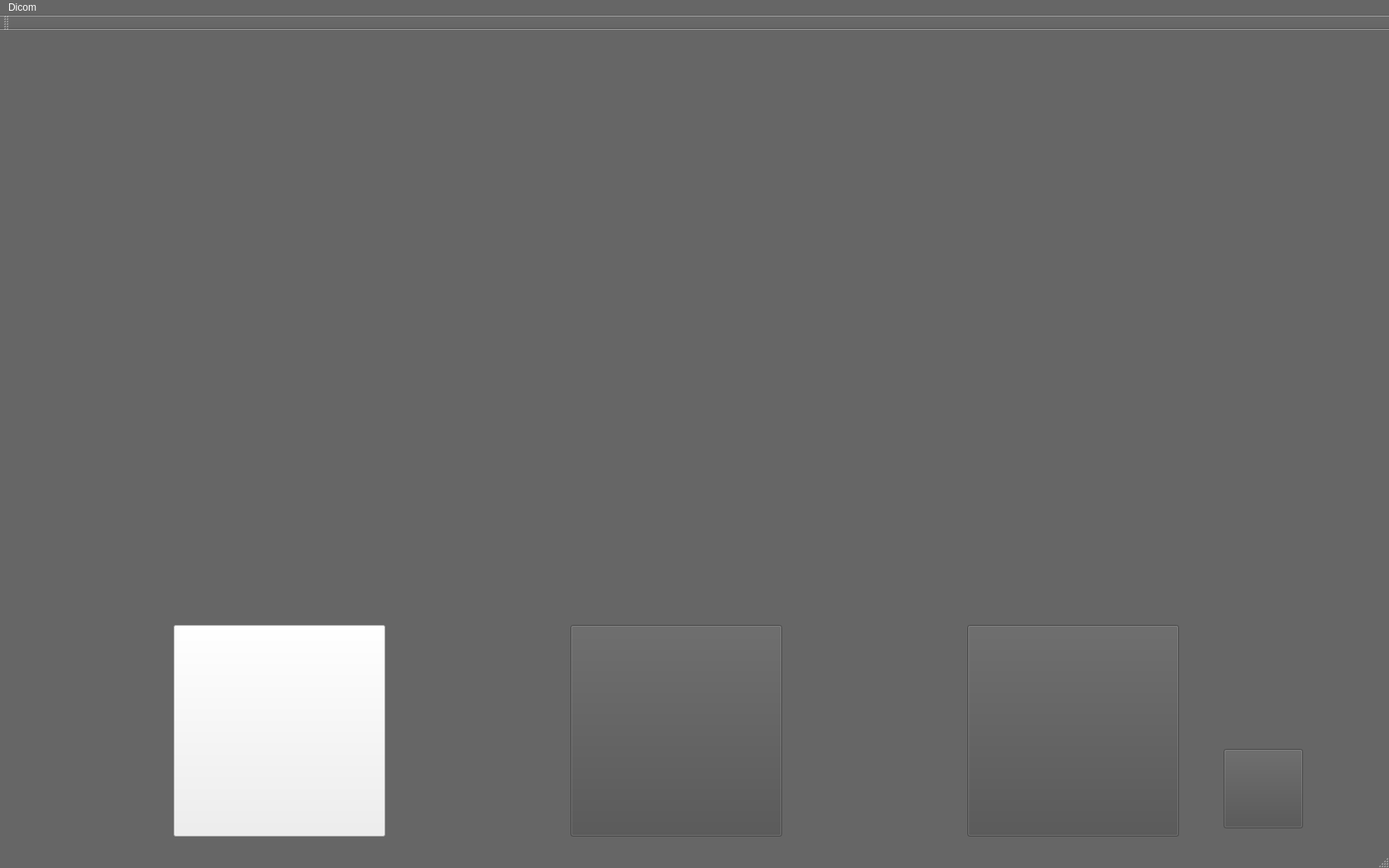
<?xml version="1.0" encoding="UTF-8"?>
<ui version="4.0">
 <class>MainWindow</class>
 <widget class="QMainWindow" name="MainWindow">
  <property name="geometry">
   <rect>
    <x>0</x>
    <y>0</y>
    <width>1680</width>
    <height>1050</height>
   </rect>
  </property>
  <property name="palette">
   <palette>
    <active>
     <colorrole role="WindowText">
      <brush brushstyle="SolidPattern">
       <color alpha="255">
        <red>255</red>
        <green>255</green>
        <blue>255</blue>
       </color>
      </brush>
     </colorrole>
     <colorrole role="Button">
      <brush brushstyle="SolidPattern">
       <color alpha="255">
        <red>80</red>
        <green>80</green>
        <blue>80</blue>
       </color>
      </brush>
     </colorrole>
     <colorrole role="Light">
      <brush brushstyle="SolidPattern">
       <color alpha="255">
        <red>153</red>
        <green>153</green>
        <blue>153</blue>
       </color>
      </brush>
     </colorrole>
     <colorrole role="Midlight">
      <brush brushstyle="SolidPattern">
       <color alpha="255">
        <red>127</red>
        <green>127</green>
        <blue>127</blue>
       </color>
      </brush>
     </colorrole>
     <colorrole role="Dark">
      <brush brushstyle="SolidPattern">
       <color alpha="255">
        <red>51</red>
        <green>51</green>
        <blue>51</blue>
       </color>
      </brush>
     </colorrole>
     <colorrole role="Mid">
      <brush brushstyle="SolidPattern">
       <color alpha="255">
        <red>68</red>
        <green>68</green>
        <blue>68</blue>
       </color>
      </brush>
     </colorrole>
     <colorrole role="Text">
      <brush brushstyle="SolidPattern">
       <color alpha="255">
        <red>255</red>
        <green>255</green>
        <blue>255</blue>
       </color>
      </brush>
     </colorrole>
     <colorrole role="BrightText">
      <brush brushstyle="SolidPattern">
       <color alpha="255">
        <red>255</red>
        <green>255</green>
        <blue>255</blue>
       </color>
      </brush>
     </colorrole>
     <colorrole role="ButtonText">
      <brush brushstyle="SolidPattern">
       <color alpha="255">
        <red>255</red>
        <green>255</green>
        <blue>255</blue>
       </color>
      </brush>
     </colorrole>
     <colorrole role="Base">
      <brush brushstyle="SolidPattern">
       <color alpha="255">
        <red>0</red>
        <green>0</green>
        <blue>0</blue>
       </color>
      </brush>
     </colorrole>
     <colorrole role="Window">
      <brush brushstyle="SolidPattern">
       <color alpha="255">
        <red>102</red>
        <green>102</green>
        <blue>102</blue>
       </color>
      </brush>
     </colorrole>
     <colorrole role="Shadow">
      <brush brushstyle="SolidPattern">
       <color alpha="255">
        <red>0</red>
        <green>0</green>
        <blue>0</blue>
       </color>
      </brush>
     </colorrole>
     <colorrole role="AlternateBase">
      <brush brushstyle="SolidPattern">
       <color alpha="255">
        <red>51</red>
        <green>51</green>
        <blue>51</blue>
       </color>
      </brush>
     </colorrole>
     <colorrole role="ToolTipBase">
      <brush brushstyle="SolidPattern">
       <color alpha="255">
        <red>255</red>
        <green>255</green>
        <blue>220</blue>
       </color>
      </brush>
     </colorrole>
     <colorrole role="ToolTipText">
      <brush brushstyle="SolidPattern">
       <color alpha="255">
        <red>0</red>
        <green>0</green>
        <blue>0</blue>
       </color>
      </brush>
     </colorrole>
    </active>
    <inactive>
     <colorrole role="WindowText">
      <brush brushstyle="SolidPattern">
       <color alpha="255">
        <red>255</red>
        <green>255</green>
        <blue>255</blue>
       </color>
      </brush>
     </colorrole>
     <colorrole role="Button">
      <brush brushstyle="SolidPattern">
       <color alpha="255">
        <red>80</red>
        <green>80</green>
        <blue>80</blue>
       </color>
      </brush>
     </colorrole>
     <colorrole role="Light">
      <brush brushstyle="SolidPattern">
       <color alpha="255">
        <red>153</red>
        <green>153</green>
        <blue>153</blue>
       </color>
      </brush>
     </colorrole>
     <colorrole role="Midlight">
      <brush brushstyle="SolidPattern">
       <color alpha="255">
        <red>127</red>
        <green>127</green>
        <blue>127</blue>
       </color>
      </brush>
     </colorrole>
     <colorrole role="Dark">
      <brush brushstyle="SolidPattern">
       <color alpha="255">
        <red>51</red>
        <green>51</green>
        <blue>51</blue>
       </color>
      </brush>
     </colorrole>
     <colorrole role="Mid">
      <brush brushstyle="SolidPattern">
       <color alpha="255">
        <red>68</red>
        <green>68</green>
        <blue>68</blue>
       </color>
      </brush>
     </colorrole>
     <colorrole role="Text">
      <brush brushstyle="SolidPattern">
       <color alpha="255">
        <red>255</red>
        <green>255</green>
        <blue>255</blue>
       </color>
      </brush>
     </colorrole>
     <colorrole role="BrightText">
      <brush brushstyle="SolidPattern">
       <color alpha="255">
        <red>255</red>
        <green>255</green>
        <blue>255</blue>
       </color>
      </brush>
     </colorrole>
     <colorrole role="ButtonText">
      <brush brushstyle="SolidPattern">
       <color alpha="255">
        <red>255</red>
        <green>255</green>
        <blue>255</blue>
       </color>
      </brush>
     </colorrole>
     <colorrole role="Base">
      <brush brushstyle="SolidPattern">
       <color alpha="255">
        <red>0</red>
        <green>0</green>
        <blue>0</blue>
       </color>
      </brush>
     </colorrole>
     <colorrole role="Window">
      <brush brushstyle="SolidPattern">
       <color alpha="255">
        <red>102</red>
        <green>102</green>
        <blue>102</blue>
       </color>
      </brush>
     </colorrole>
     <colorrole role="Shadow">
      <brush brushstyle="SolidPattern">
       <color alpha="255">
        <red>0</red>
        <green>0</green>
        <blue>0</blue>
       </color>
      </brush>
     </colorrole>
     <colorrole role="AlternateBase">
      <brush brushstyle="SolidPattern">
       <color alpha="255">
        <red>51</red>
        <green>51</green>
        <blue>51</blue>
       </color>
      </brush>
     </colorrole>
     <colorrole role="ToolTipBase">
      <brush brushstyle="SolidPattern">
       <color alpha="255">
        <red>255</red>
        <green>255</green>
        <blue>220</blue>
       </color>
      </brush>
     </colorrole>
     <colorrole role="ToolTipText">
      <brush brushstyle="SolidPattern">
       <color alpha="255">
        <red>0</red>
        <green>0</green>
        <blue>0</blue>
       </color>
      </brush>
     </colorrole>
    </inactive>
    <disabled>
     <colorrole role="WindowText">
      <brush brushstyle="SolidPattern">
       <color alpha="255">
        <red>51</red>
        <green>51</green>
        <blue>51</blue>
       </color>
      </brush>
     </colorrole>
     <colorrole role="Button">
      <brush brushstyle="SolidPattern">
       <color alpha="255">
        <red>80</red>
        <green>80</green>
        <blue>80</blue>
       </color>
      </brush>
     </colorrole>
     <colorrole role="Light">
      <brush brushstyle="SolidPattern">
       <color alpha="255">
        <red>153</red>
        <green>153</green>
        <blue>153</blue>
       </color>
      </brush>
     </colorrole>
     <colorrole role="Midlight">
      <brush brushstyle="SolidPattern">
       <color alpha="255">
        <red>127</red>
        <green>127</green>
        <blue>127</blue>
       </color>
      </brush>
     </colorrole>
     <colorrole role="Dark">
      <brush brushstyle="SolidPattern">
       <color alpha="255">
        <red>51</red>
        <green>51</green>
        <blue>51</blue>
       </color>
      </brush>
     </colorrole>
     <colorrole role="Mid">
      <brush brushstyle="SolidPattern">
       <color alpha="255">
        <red>68</red>
        <green>68</green>
        <blue>68</blue>
       </color>
      </brush>
     </colorrole>
     <colorrole role="Text">
      <brush brushstyle="SolidPattern">
       <color alpha="255">
        <red>51</red>
        <green>51</green>
        <blue>51</blue>
       </color>
      </brush>
     </colorrole>
     <colorrole role="BrightText">
      <brush brushstyle="SolidPattern">
       <color alpha="255">
        <red>255</red>
        <green>255</green>
        <blue>255</blue>
       </color>
      </brush>
     </colorrole>
     <colorrole role="ButtonText">
      <brush brushstyle="SolidPattern">
       <color alpha="255">
        <red>51</red>
        <green>51</green>
        <blue>51</blue>
       </color>
      </brush>
     </colorrole>
     <colorrole role="Base">
      <brush brushstyle="SolidPattern">
       <color alpha="255">
        <red>102</red>
        <green>102</green>
        <blue>102</blue>
       </color>
      </brush>
     </colorrole>
     <colorrole role="Window">
      <brush brushstyle="SolidPattern">
       <color alpha="255">
        <red>102</red>
        <green>102</green>
        <blue>102</blue>
       </color>
      </brush>
     </colorrole>
     <colorrole role="Shadow">
      <brush brushstyle="SolidPattern">
       <color alpha="255">
        <red>0</red>
        <green>0</green>
        <blue>0</blue>
       </color>
      </brush>
     </colorrole>
     <colorrole role="AlternateBase">
      <brush brushstyle="SolidPattern">
       <color alpha="255">
        <red>102</red>
        <green>102</green>
        <blue>102</blue>
       </color>
      </brush>
     </colorrole>
     <colorrole role="ToolTipBase">
      <brush brushstyle="SolidPattern">
       <color alpha="255">
        <red>255</red>
        <green>255</green>
        <blue>220</blue>
       </color>
      </brush>
     </colorrole>
     <colorrole role="ToolTipText">
      <brush brushstyle="SolidPattern">
       <color alpha="255">
        <red>0</red>
        <green>0</green>
        <blue>0</blue>
       </color>
      </brush>
     </colorrole>
    </disabled>
   </palette>
  </property>
  <property name="cursor">
   <cursorShape>ArrowCursor</cursorShape>
  </property>
  <property name="windowTitle">
   <string>Dicom</string>
  </property>
  <property name="windowOpacity">
   <double>0.900000000000000</double>
  </property>
  <widget class="QWidget" name="centralWidget">
   <widget class="QPushButton" name="pushButton_resonance">
    <property name="geometry">
     <rect>
      <x>210</x>
      <y>720</y>
      <width>256</width>
      <height>256</height>
     </rect>
    </property>
    <property name="styleSheet">
     <string notr="true">#upleft{
background-color:transparent;
border-image:url(:/png/sum.png);
background:none;
border:none;
background-repeat:none;
}
#upLeft:pressed
{
border-image:url(:/png/sum.png);
}</string>
    </property>
    <property name="text">
     <string/>
    </property>
    <property name="iconSize">
     <size>
      <width>128</width>
      <height>128</height>
     </size>
    </property>
   </widget>
   <widget class="QPushButton" name="pushButton_tomo">
    <property name="geometry">
     <rect>
      <x>690</x>
      <y>720</y>
      <width>256</width>
      <height>256</height>
     </rect>
    </property>
    <property name="text">
     <string/>
    </property>
    <property name="iconSize">
     <size>
      <width>128</width>
      <height>128</height>
     </size>
    </property>
   </widget>
   <widget class="QPushButton" name="pushButton_ultrasound">
    <property name="geometry">
     <rect>
      <x>1170</x>
      <y>720</y>
      <width>256</width>
      <height>256</height>
     </rect>
    </property>
    <property name="text">
     <string notr="true"/>
    </property>
    <property name="iconSize">
     <size>
      <width>128</width>
      <height>128</height>
     </size>
    </property>
   </widget>
   <widget class="QLabel" name="label_background">
    <property name="enabled">
     <bool>true</bool>
    </property>
    <property name="geometry">
     <rect>
      <x>0</x>
      <y>-40</y>
      <width>1680</width>
      <height>1050</height>
     </rect>
    </property>
    <property name="text">
     <string/>
    </property>
    <property name="scaledContents">
     <bool>true</bool>
    </property>
    <property name="alignment">
     <set>Qt::AlignCenter</set>
    </property>
    <property name="wordWrap">
     <bool>true</bool>
    </property>
   </widget>
   <widget class="QPushButton" name="pushButton_exit">
    <property name="geometry">
     <rect>
      <x>1480</x>
      <y>870</y>
      <width>96</width>
      <height>96</height>
     </rect>
    </property>
    <property name="text">
     <string/>
    </property>
   </widget>
   <zorder>label_background</zorder>
   <zorder>pushButton_tomo</zorder>
   <zorder>pushButton_ultrasound</zorder>
   <zorder>pushButton_resonance</zorder>
   <zorder>pushButton_exit</zorder>
  </widget>
  <widget class="QMenuBar" name="menuBar">
   <property name="geometry">
    <rect>
     <x>0</x>
     <y>0</y>
     <width>1680</width>
     <height>22</height>
    </rect>
   </property>
   <widget class="QMenu" name="menuOpen">
    <property name="title">
     <string>Dicom</string>
    </property>
    <addaction name="actionadd"/>
    <addaction name="separator"/>
    <addaction name="actionopen"/>
    <addaction name="separator"/>
    <addaction name="actionPrint"/>
    <addaction name="separator"/>
    <addaction name="actionSave"/>
    <addaction name="separator"/>
    <addaction name="actionExit"/>
    <addaction name="separator"/>
    <addaction name="action_to_Exit"/>
   </widget>
   <addaction name="menuOpen"/>
  </widget>
  <widget class="QToolBar" name="mainToolBar">
   <attribute name="toolBarArea">
    <enum>TopToolBarArea</enum>
   </attribute>
   <attribute name="toolBarBreak">
    <bool>false</bool>
   </attribute>
  </widget>
  <widget class="QStatusBar" name="statusBar"/>
  <action name="actionadd">
   <property name="text">
    <string>Add</string>
   </property>
  </action>
  <action name="actionopen">
   <property name="text">
    <string>Open</string>
   </property>
  </action>
  <action name="actionExit">
   <property name="text">
    <string>Exit...</string>
   </property>
  </action>
  <action name="actionPrint">
   <property name="text">
    <string>Print</string>
   </property>
  </action>
  <action name="actionSave">
   <property name="text">
    <string>Save</string>
   </property>
  </action>
  <action name="action_to_Exit">
   <property name="text">
    <string>to Exit</string>
   </property>
   <property name="toolTip">
    <string>_to_Exit</string>
   </property>
  </action>
 </widget>
 <layoutdefault spacing="6" margin="11"/>
 <resources/>
 <connections>
  <connection>
   <sender>action_to_Exit</sender>
   <signal>triggered()</signal>
   <receiver>MainWindow</receiver>
   <slot>close()</slot>
   <hints>
    <hint type="sourcelabel">
     <x>-1</x>
     <y>-1</y>
    </hint>
    <hint type="destinationlabel">
     <x>511</x>
     <y>319</y>
    </hint>
   </hints>
  </connection>
  <connection>
   <sender>actionExit</sender>
   <signal>triggered()</signal>
   <receiver>MainWindow</receiver>
   <slot>close()</slot>
   <hints>
    <hint type="sourcelabel">
     <x>-1</x>
     <y>-1</y>
    </hint>
    <hint type="destinationlabel">
     <x>511</x>
     <y>319</y>
    </hint>
   </hints>
  </connection>
 </connections>
</ui>
